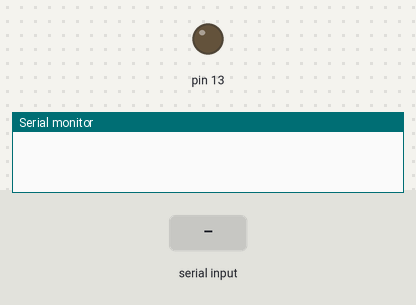
A sketch run on a simulated Arduino Uno, built with avr-gcc and run on an emulated ATmega328P. Parts: output pins drawn as LEDs (lit = HIGH), the last lines printed to the serial monitor. Inputs (shaded band) come from the test bench.

Above: at 1.2 s.
1.3 s: "LED_ON\n" received over Serial
At 2.5 s:
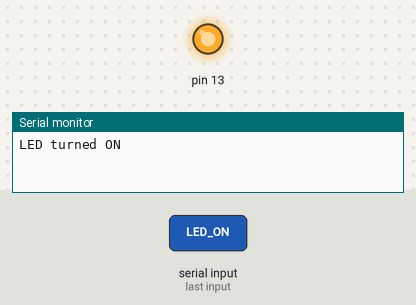
2.8 s: "LED_OFF\n" received over Serial
At 3.8 s:
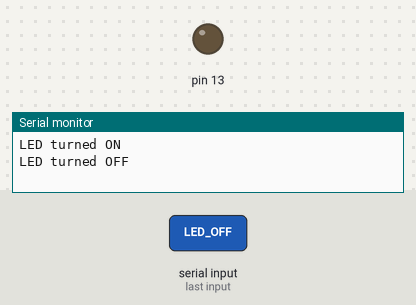
Timing chart, 0 to 5.8 s (numbered marks = the images above; inputs shaded):
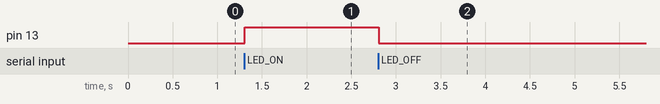

The sketch:

ARIS_LED.ino
```cpp
String command = "";

void setup() {
  Serial.begin(9600);
  pinMode(13, OUTPUT);
  digitalWrite(13, LOW);
}

void loop() {
  if (Serial.available() > 0) {
    command = Serial.readStringUntil('\n');
    command.trim();

    if (command == "LED_ON") {
      digitalWrite(13, HIGH);
      Serial.println("LED turned ON");
    } else if (command == "LED_OFF") {
      digitalWrite(13, LOW);
      Serial.println("LED turned OFF");
    }
  }
}
```

Measured:
- after the input at 1.3 s, pin 13: LOW → HIGH at once
- after the input at 2.8 s, pin 13: HIGH → LOW at once
